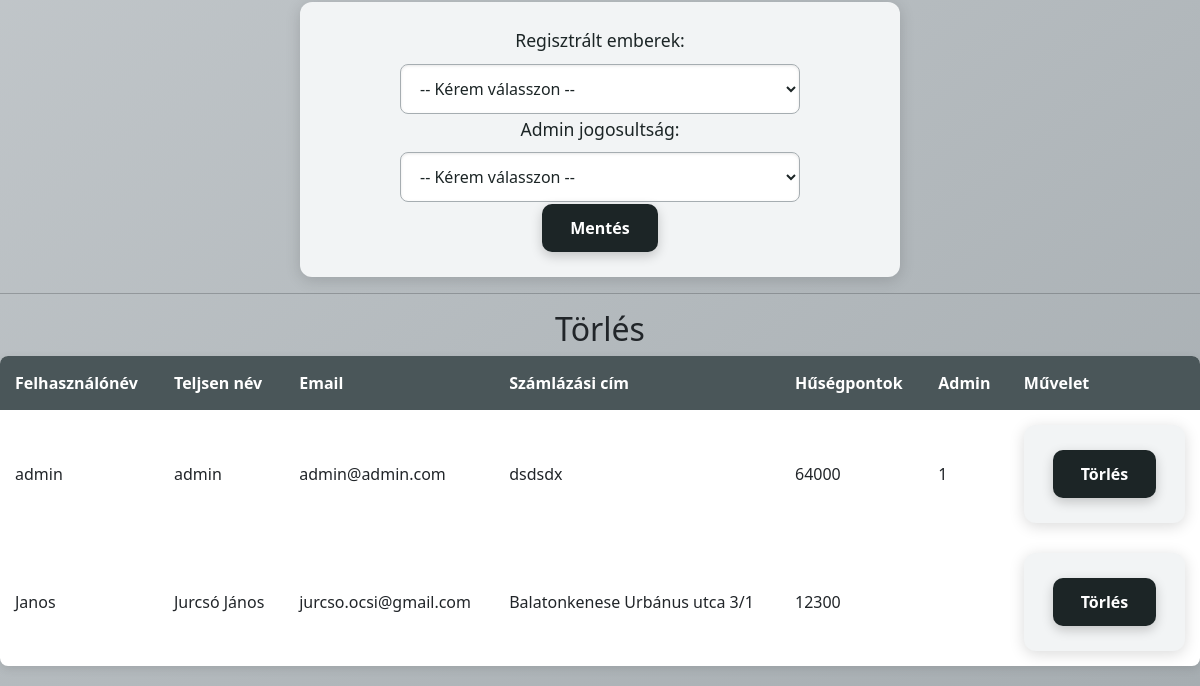
Before: /admin/php/admin_jogosultsag.php (lower part) with the older database file.
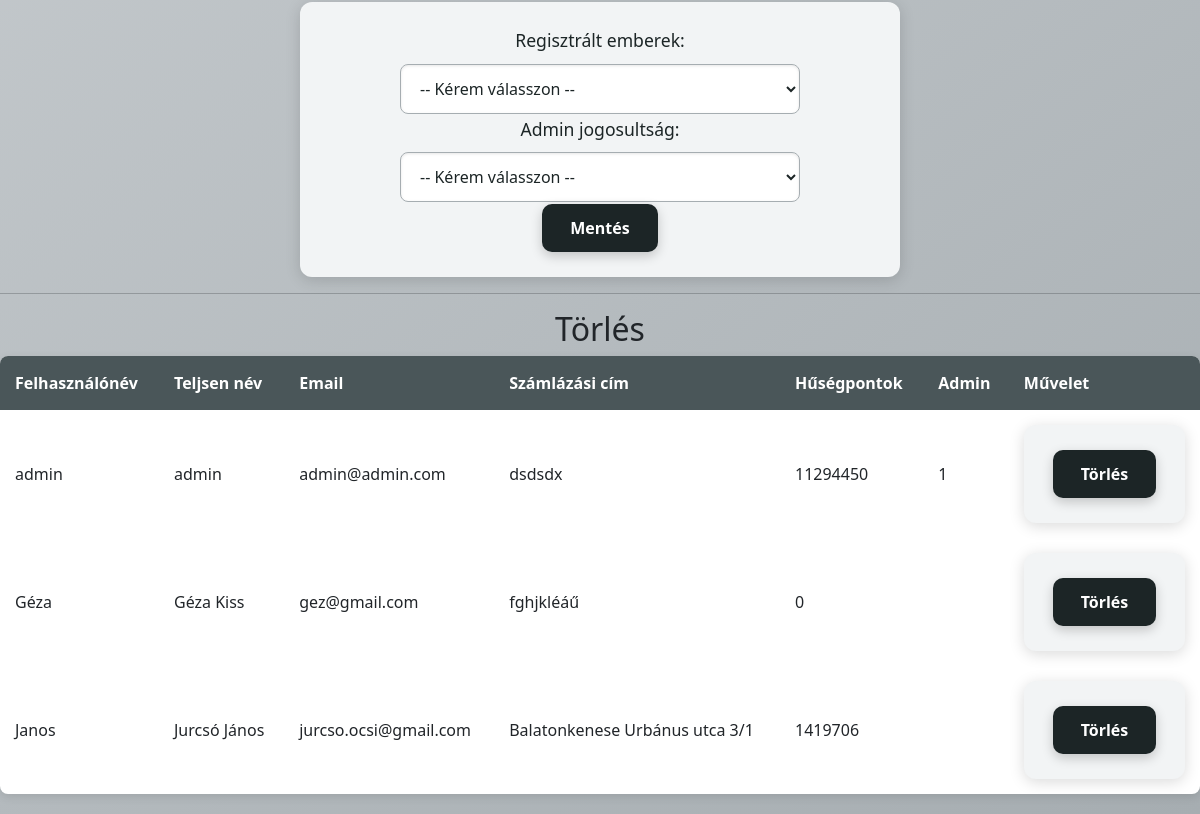
After: the same page with the newer database file.
### tables this page shows
CREATE TABLE `felhasznalo` (
  `felhasznalo_nev` varchar(255) NOT NULL,
  `nev` varchar(255) DEFAULT NULL,
  `emailcim` varchar(255) DEFAULT NULL,
  `jogositvany_kiallitasDatum` datetime DEFAULT NULL,
  `szamlazasi_cim` varchar(255) DEFAULT NULL,
  `jelszo` varchar(255) DEFAULT NULL,
  `admin` tinyint(1) DEFAULT NULL,
  `Telefonszám` varchar(16) NOT NULL,
  `husegpontok` int(11) DEFAULT 0
);

### admin/php/adatLekeres.php (called while the page is built)
<?php
    function adatokLekerese($muvelet) {
        $db = new mysqli ('localhost', 'root', '', 'autoberles');
        if ($db->connect_errno == 0 ) {
            $eredmeny = $db->query($muvelet);
            if ($db->errno == 0) {
                if ($eredmeny->num_rows != 0) {
                    return $adatok = $eredmeny->fetch_all(MYSQLI_ASSOC);
                }
                else {
                    return 'Nincs találat!';
                }
            }
            return $db->error;
        }
        else {
            return $db->connect_error;
        }
    }
?>

### admin/php/admin_jogosultsag.php (the view, shortened to what this page needs)
<?php
include "./adatLekeres.php";
?>
<!DOCTYPE html>
<html lang="en">
<head>
    <link rel="stylesheet" href="../../css/style.css">
    <link rel="stylesheet" href="../../css/admin.css">
    <link href="https://cdn.jsdelivr.net/npm/bootstrap@5.3.3/dist/css/bootstrap.min.css" rel="stylesheet">
</head>
<body>
    <div class="jogosultsagok">
        <form method="POST" class="form">
            <label>Regisztrált emberek:</label>
            <select name="felhasznalo_nev">
                <option>-- Kérem válasszon --</option>
            </select>
            <label for="admin">Admin jogosultság:</label>
            <select id="admin" name="admin">
                <option>-- Kérem válasszon --</option>
            </select>
            <button type="submit" name="felhasznalo_modositas">Mentés</button>
        </form>
    </div>
    <hr>
    <div class="jogosultsagok">
        <h2>Törlés</h2>
        <div class="table-container">
            <?php
                $felhasznalok_listazasa_sql = "SELECT felhasznalo.felhasznalo_nev, felhasznalo.nev, felhasznalo.emailcim, felhasznalo.szamlazasi_cim,
                                                felhasznalo.husegpontok, felhasznalo.admin FROM felhasznalo;";
                $felhasznalok_listazasa = adatokLekerese($felhasznalok_listazasa_sql);
                echo '<table><tr><th>Felhasználónév</th><th>Teljsen név</th><th>Email</th><th>Számlázási cím</th><th>Hűségpontok</th><th>Admin</th><th>Művelet</th></tr>';
                if(is_array($felhasznalok_listazasa)){
                    foreach ($felhasznalok_listazasa as $f) {
                        echo '<tr><td>' . $f['felhasznalo_nev'] . '</td>';
                        echo '<td>' . $f['nev'] . '</td>';
                        echo '<td>' . $f['emailcim'] . '</td>';
                        echo '<td>' . $f['szamlazasi_cim'] . '</td>';
                        echo '<td>' . $f['husegpontok'] . '</td>';
                        echo '<td>' . $f['admin'] . '</td>';
                        echo '<td><form method="post">
                                    <input type="hidden" name="felhasznalo_nev" value="' . $f['felhasznalo_nev'] . '">
                                    <button type="submit" name="delete_felhasznalo" class="torles_button">Törlés</button>
                            </form></td></tr>';
                    }
                }
                else{
                    echo '<tr><td colspan="10">Nincs felhasználó rögzítve az adatbázisban.</td></tr>';
                }
                echo '</table>';
            ?>
        </div>
    </div>
</body>
</html>

Changed rows visible on the page:
changed felhasznalo "admin": husegpontok "64000" → "11294450"
added felhasznalo: felhasznalo_nev "Géza", nev "Géza Kiss", emailcim "gez@gmail.com", szamlazasi_cim "fghjkléáű", husegpontok "0"
changed felhasznalo "Janos": husegpontok "12300" → "1419706"
